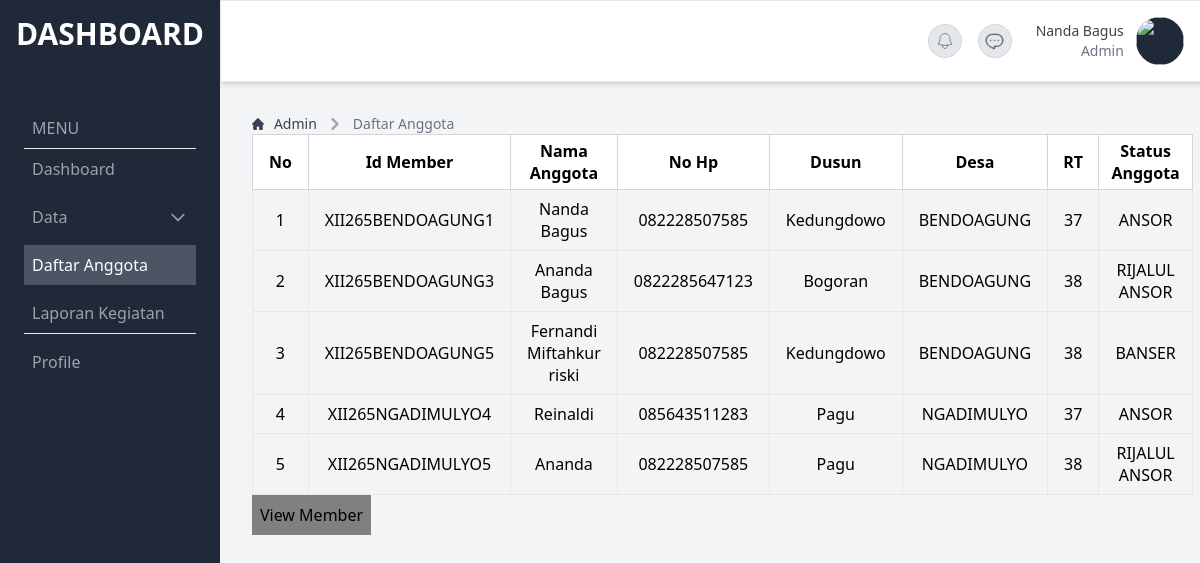
Page /public/admin/daftar_anggota (signed in) on the committed database.
### tables this page shows
CREATE TABLE `members` (
  `id` varchar(25) NOT NULL,
  `nama_a` varchar(50) NOT NULL,
  `no_hp` varchar(50) NOT NULL,
  `id_dusun` varchar(50) NOT NULL,
  `rt` int NOT NULL,
  `foto` varchar(25) DEFAULT NULL,
  `id_status` varchar(25) DEFAULT NULL
);

CREATE TABLE `dusun` (
  `id_dusun` varchar(50) NOT NULL,
  `id_desa` varchar(50) NOT NULL,
  `nama` varchar(50) NOT NULL,
  `aktif` tinyint(1) NOT NULL DEFAULT '1'
);

CREATE TABLE `desa` (
  `id` varchar(50) NOT NULL,
  `kecamatan_id` varchar(50) NOT NULL,
  `nama` varchar(50) NOT NULL,
  `aktif` tinyint(1) NOT NULL DEFAULT '1'
);

CREATE TABLE `status_keanggotaan` (
  `id` varchar(25) NOT NULL,
  `nama_keanggotaan` varchar(25) NOT NULL,
  `keterangan` text NOT NULL
);

### app/core/Controller.php (called while the page is built, shortened)
<?php
class Controller
{
    public function view($view, $data = [])
    {
        require_once '../app/views/' . $view . '.php';
    }
    public function model($model)
    {
        return new $model;
    }
}

### app/controllers/Admin.php (called while the page is built, shortened)
<?php
class Admin extends Controller
{
    public function daftar_anggota()
    {
        $data['foto'] = $this->model('User_model')->getProfilePhoto($_SESSION['user_id']);
        $data['head'] = 'Daftar Anggota';
        $data['members'] = $this->model('Anggota_model')->list_anggota();
        $data['current_page'] = 'daftar_anggota';
        $this->view('admin/daftar_anggota', $data);
    }
}

### app/core/App.php (called while the page is built, shortened)
<?php
class App
{
    protected $method = 'index';
    protected $params = [];
    public function __construct()
    {
        $url = $this->parseURL();
        if ($url && is_array($url) && file_exists('../app/controllers/' . $url[0] . '.php')) {
            unset($url[0]);
        }
        $this->controller = new $this->controller;
        if (isset($url[1])) {
            if (method_exists($this->controller, $url[1])) {
                $this->method = $url[1];
            }
        }
        call_user_func_array([$this->controller, $this->method,], $this->params);
    }
    public function parseURL()
    {
        if (isset($_GET['url'])) {
            $url = rtrim($_GET['url'], '/');
            $url = filter_var($url, FILTER_SANITIZE_URL);
            $url = explode('/', $url);
            return $url;
        }
    }
}

### public/index.php (called while the page is built, shortened)
<?php
$app = new App;

### app/core/Database.php (called while the page is built, shortened)
<?php
class Database
{
    private $host = DB_HOST;
    private $user = DB_USER;
    private $pass = DB_PASS;
    private $db_name = DB_NAME;
    private $dbh;
    private $stmt;
    public function __construct()
    {
        $dsn = 'mysql:host=' . $this->host . ';dbname=' . $this->db_name . '';
        $option = [
            PDO::ATTR_PERSISTENT => true,
            PDO::ATTR_ERRMODE => PDO::ERRMODE_EXCEPTION
        ];
        try {
            $this->dbh = new PDO($dsn, $this->user, $this->pass, $option);
        } catch (PDOException $e) {
            die($e->getMessage());
        }
    }
    public function query($query)
    {
        $this->stmt = $this->dbh->prepare($query);
    }
    public function bind($param, $value, $type = null)
    {
        if (is_null($type)) {
            switch (true) {
                default:
                    $type = PDO::PARAM_STR;
            }
        }
        $this->stmt->bindValue($param, $value, $type);
    }
    public function execute()
    {
        try {
            return $this->stmt->execute();
        } catch (PDOException $e) {
            $errorInfo = $this->stmt->errorInfo();
            throw new PDOException("Error executing query: " . $errorInfo[2]);
        }
    }
    public function resultSet()
    {
        $this->execute();
        return $this->stmt->fetchAll(PDO::FETCH_ASSOC);
    }
}

### app/models/Anggota_model.php (called while the page is built, shortened)
<?php
class Anggota_model extends Controller
{
    private $table = 'members';
    private $db;
    public function __construct()
    {
        $this->db = new Database;
    }
    public function list_anggota()
    {
        $this->db->query('
            SELECT m.id id_member, sk.nama_keanggotaan, m.nama_a, m.no_hp, d.nama as nama_dusun, m.rt, dsa.nama as nama_desa
            FROM ' . $this->table . ' m
            JOIN dusun d ON m.id_dusun = d.id_dusun
            JOIN desa dsa ON d.id_desa = dsa.id
            LEFT JOIN status_keanggotaan sk ON m.id_status = sk.id
        ');
        return $this->db->resultSet();
    }
}

### app/views/admin/daftar_anggota.php (the view, shortened to what this page needs)
<table id="example" class="display nowrap printable " style="width:100%">
    <thead class="bg-white">
        <tr>
            <th class="w-1/12 px-4 py-4 border border-gray-300 ">No</th>
            <th class=" border border-gray-300 ">Id Member</th>
            <th class=" border border-gray-300 ">Nama Anggota</th>
            <th class=" border border-gray-300 ">No Hp</th>
            <th class=" border border-gray-300 ">Dusun</th>
            <th class=" border border-gray-300 ">Desa</th>
            <th class=" border border-gray-300 ">RT</th>
            <th class=" border border-gray-300 ">Status Anggota</th>
        </tr>
    </thead>
    <tbody class="text-center">
        <?php if (!empty($data['members'])) : ?>
            <?php foreach ($data['members'] as $index => $anggota) : ?>
                <tr class="hover:bg-gray-50">
                    <td class="w-1/12 border px-4 py-2 text-center"><?= $index + 1 ?></td>
                    <td class="border px-4 py-2 text-center"><?= htmlspecialchars($anggota['id_member'], ENT_QUOTES, 'UTF-8') ?></td>
                    <td class="border px-4 py-2 text-center"><?= htmlspecialchars($anggota['nama_a'], ENT_QUOTES, 'UTF-8') ?></td>
                    <td class="border px-4 py-2 text-center"><?= htmlspecialchars($anggota['no_hp'], ENT_QUOTES, 'UTF-8') ?></td>
                    <td class="border px-4 py-2 text-center"><?= htmlspecialchars($anggota['nama_dusun'], ENT_QUOTES, 'UTF-8') ?></td>
                    <td class="border px-4 py-2 text-center"><?= htmlspecialchars($anggota['nama_desa'], ENT_QUOTES, 'UTF-8') ?></td>
                    <td class="border px-4 py-2 text-center"><?= htmlspecialchars($anggota['rt'], ENT_QUOTES, 'UTF-8') ?></td>
                    <td class="border px-4 py-2 text-center"> <?= htmlspecialchars($anggota['nama_keanggotaan'] ?? 'Belum Terdaftar', ENT_QUOTES, 'UTF-8') ?></td>
                </tr>
            <?php endforeach; ?>
        <?php else : ?>
            <tr>
                <td colspan="5" class="border px-4 py-2 text-center">No data available</td>
            </tr>
        <?php endif; ?>
    </tbody>
</table>
<button id="viewMemberBtn" disabled>View Member</button>

### app/views/templates/admin/admin_sidebar.php (style rules this page uses)
#viewMemberBtn:disabled { background-color: grey; padding: 8px; cursor: not-allowed; }

### rows in the picture
members: id "XII265BENDOAGUNG1", nama_a "Nanda Bagus", no_hp "082228507585", id_dusun.nama "Kedungdowo", desa.nama "BENDOAGUNG", rt "37", id_status.nama_keanggotaan "ANSOR"
members: id "XII265BENDOAGUNG3", nama_a "Ananda Bagus", no_hp "0822285647123", id_dusun.nama "Bogoran", desa.nama "BENDOAGUNG", rt "38", id_status.nama_keanggotaan "RIJALUL ANSOR"
members: id "XII265BENDOAGUNG5", nama_a "Fernandi Miftahkur riski", no_hp "082228507585", id_dusun.nama "Kedungdowo", desa.nama "BENDOAGUNG", rt "38", id_status.nama_keanggotaan "BANSER"
members: id "XII265NGADIMULYO4", nama_a "Reinaldi", no_hp "085643511283", id_dusun.nama "Pagu", desa.nama "NGADIMULYO", rt "37", id_status.nama_keanggotaan "ANSOR"
members: id "XII265NGADIMULYO5", nama_a "Ananda", no_hp "082228507585", id_dusun.nama "Pagu", desa.nama "NGADIMULYO", rt "38", id_status.nama_keanggotaan "RIJALUL ANSOR"

### other values in the picture
$_SESSION['user_name'] "Nanda Bagus"
$data['head'] "Daftar Anggota"
